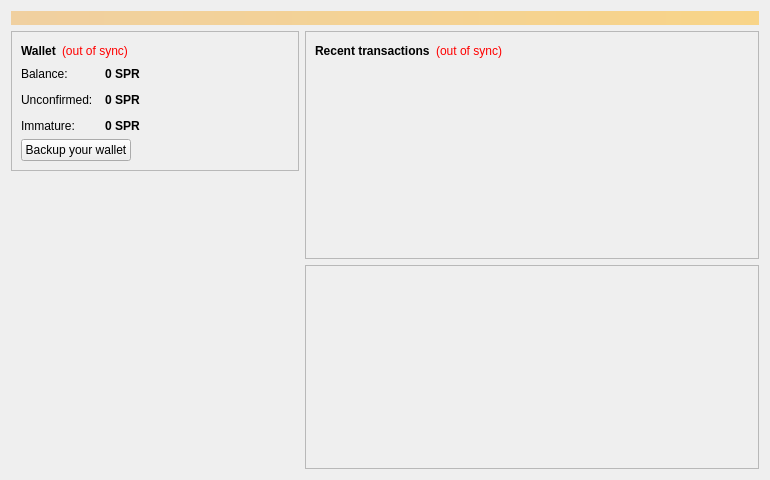
<?xml version="1.0" encoding="UTF-8"?>
<ui version="4.0">
 <class>OverviewPage</class>
 <widget class="QWidget" name="OverviewPage">
  <property name="geometry">
   <rect>
    <x>0</x>
    <y>0</y>
    <width>770</width>
    <height>480</height>
   </rect>
  </property>
  <property name="minimumSize">
   <size>
    <width>770</width>
    <height>480</height>
   </size>
  </property>
  <property name="windowTitle">
   <string>Form</string>
  </property>
  <layout class="QVBoxLayout" name="topLayout">
   <item>
    <widget class="QLabel" name="labelAlerts">
     <property name="visible">
      <bool>false</bool>
     </property>
     <property name="styleSheet">
      <string notr="true">background-color: qlineargradient(x1: 0, y1: 0, x2: 1, y2: 0, stop:0 #F0D0A0, stop:1 #F8D488); color:#000000;</string>
     </property>
     <property name="wordWrap">
      <bool>true</bool>
     </property>
     <property name="margin">
      <number>3</number>
     </property>
    </widget>
   </item>
   <item>
    <layout class="QHBoxLayout" name="horizontalLayout" stretch="1,1">
     <item>
      <layout class="QVBoxLayout" name="verticalLayout_2">
       <item>
        <widget class="QFrame" name="frame">
         <property name="frameShape">
          <enum>QFrame::StyledPanel</enum>
         </property>
         <property name="frameShadow">
          <enum>QFrame::Raised</enum>
         </property>
         <layout class="QVBoxLayout" name="verticalLayout_4">
          <item>
           <layout class="QHBoxLayout" name="horizontalLayout_4">
            <item>
             <widget class="QLabel" name="label_5">
              <property name="font">
               <font>
                <weight>75</weight>
                <bold>true</bold>
               </font>
              </property>
              <property name="text">
               <string>Wallet</string>
              </property>
             </widget>
            </item>
            <item>
             <widget class="QLabel" name="labelWalletStatus">
              <property name="toolTip">
               <string>The displayed information may be out of date. Your wallet automatically synchronizes with the RoyaltyCoin network after a connection is established, but this process has not completed yet.</string>
              </property>
              <property name="styleSheet">
               <string notr="true">QLabel { color: red; }</string>
              </property>
              <property name="text">
               <string notr="true">(out of sync)</string>
              </property>
              <property name="alignment">
               <set>Qt::AlignLeading|Qt::AlignLeft|Qt::AlignVCenter</set>
              </property>
             </widget>
            </item>
            <item>
             <spacer name="horizontalSpacer_2">
              <property name="orientation">
               <enum>Qt::Horizontal</enum>
              </property>
              <property name="sizeHint" stdset="0">
               <size>
                <width>40</width>
                <height>20</height>
               </size>
              </property>
             </spacer>
            </item>
           </layout>
          </item>
          <item>
           <layout class="QFormLayout" name="formLayout_2">
            <property name="fieldGrowthPolicy">
             <enum>QFormLayout::AllNonFixedFieldsGrow</enum>
            </property>
            <property name="horizontalSpacing">
             <number>12</number>
            </property>
            <property name="verticalSpacing">
             <number>12</number>
            </property>
            <item row="0" column="0">
             <widget class="QLabel" name="label">
              <property name="text">
               <string>Balance:</string>
              </property>
             </widget>
            </item>
            <item row="0" column="1">
             <widget class="QLabel" name="labelBalance">
              <property name="font">
               <font>
                <weight>75</weight>
                <bold>true</bold>
               </font>
              </property>
              <property name="cursor">
               <cursorShape>IBeamCursor</cursorShape>
              </property>
              <property name="toolTip">
               <string>Your current balance</string>
              </property>
              <property name="text">
               <string notr="true">0 SPR</string>
              </property>
              <property name="textInteractionFlags">
               <set>Qt::LinksAccessibleByMouse|Qt::TextSelectableByKeyboard|Qt::TextSelectableByMouse</set>
              </property>
             </widget>
            </item>
            <item row="1" column="0">
             <widget class="QLabel" name="label_3">
              <property name="text">
               <string>Unconfirmed:</string>
              </property>
             </widget>
            </item>
            <item row="1" column="1">
             <widget class="QLabel" name="labelUnconfirmed">
              <property name="font">
               <font>
                <weight>75</weight>
                <bold>true</bold>
               </font>
              </property>
              <property name="cursor">
               <cursorShape>IBeamCursor</cursorShape>
              </property>
              <property name="toolTip">
               <string>Total of transactions that have yet to be confirmed, and do not yet count toward the current balance</string>
              </property>
              <property name="text">
               <string notr="true">0 SPR</string>
              </property>
              <property name="textInteractionFlags">
               <set>Qt::LinksAccessibleByMouse|Qt::TextSelectableByKeyboard|Qt::TextSelectableByMouse</set>
              </property>
             </widget>
            </item>
            <item row="2" column="0">
             <widget class="QLabel" name="labelImmatureText">
              <property name="text">
               <string>Immature:</string>
              </property>
             </widget>
            </item>
            <item row="2" column="1">
             <widget class="QLabel" name="labelImmature">
              <property name="font">
               <font>
                <weight>75</weight>
                <bold>true</bold>
               </font>
              </property>
              <property name="toolTip">
               <string>Mined balance that has not yet matured</string>
              </property>
              <property name="text">
               <string notr="true">0 SPR</string>
              </property>
              <property name="textInteractionFlags">
               <set>Qt::LinksAccessibleByMouse|Qt::TextSelectableByKeyboard|Qt::TextSelectableByMouse</set>
              </property>
             </widget>
            </item>
           </layout>
          </item>
          <item>
           <layout class="QHBoxLayout" name="horizontalLayout_5">
            <item>
             <widget class="QPushButton" name="pushWalletBackup">
              <property name="text">
               <string>Backup your wallet</string>
              </property>
             </widget>
            </item>
            <item>
             <spacer name="horizontalSpacer_4">
              <property name="orientation">
               <enum>Qt::Horizontal</enum>
              </property>
              <property name="sizeHint" stdset="0">
               <size>
                <width>40</width>
                <height>20</height>
               </size>
              </property>
             </spacer>
            </item>
           </layout>
          </item>
         </layout>
        </widget>
       </item>
       <item>
        <spacer name="verticalSpacer_2">
         <property name="orientation">
          <enum>Qt::Vertical</enum>
         </property>
         <property name="sizeHint" stdset="0">
          <size>
           <width>20</width>
           <height>40</height>
          </size>
         </property>
        </spacer>
       </item>
       <item>
        <widget class="QLabel" name="label_wallet_bgcoin">
         <property name="sizePolicy">
          <sizepolicy hsizetype="Preferred" vsizetype="Preferred">
           <horstretch>0</horstretch>
           <verstretch>0</verstretch>
          </sizepolicy>
         </property>
         <property name="minimumSize">
          <size>
           <width>0</width>
           <height>256</height>
          </size>
         </property>
         <property name="text">
          <string/>
         </property>
         <property name="pixmap">
          <pixmap resource="../bitcoin.qrc">:/icons/bitcoin</pixmap>
         </property>
         <property name="scaledContents">
          <bool>false</bool>
         </property>
         <property name="alignment">
          <set>Qt::AlignCenter</set>
         </property>
         <property name="margin">
          <number>-2</number>
         </property>
        </widget>
       </item>
       <item>
        <spacer name="verticalSpacer">
         <property name="orientation">
          <enum>Qt::Vertical</enum>
         </property>
         <property name="sizeType">
          <enum>QSizePolicy::Expanding</enum>
         </property>
         <property name="sizeHint" stdset="0">
          <size>
           <width>20</width>
           <height>40</height>
          </size>
         </property>
        </spacer>
       </item>
       <item>
        <widget class="QLabel" name="label_6">
         <property name="text">
          <string/>
         </property>
        </widget>
       </item>
      </layout>
     </item>
     <item>
      <layout class="QVBoxLayout" name="verticalLayout_3">
       <item>
        <widget class="QFrame" name="frame_2">
         <property name="frameShape">
          <enum>QFrame::StyledPanel</enum>
         </property>
         <property name="frameShadow">
          <enum>QFrame::Raised</enum>
         </property>
         <layout class="QVBoxLayout" name="verticalLayout">
          <item>
           <layout class="QHBoxLayout" name="horizontalLayout_2">
            <item>
             <widget class="QLabel" name="label_4">
              <property name="text">
               <string>&lt;b&gt;Recent transactions&lt;/b&gt;</string>
              </property>
             </widget>
            </item>
            <item>
             <widget class="QLabel" name="labelTransactionsStatus">
              <property name="toolTip">
               <string>The displayed information may be out of date. Your wallet automatically synchronizes with the RoyaltyCoin network after a connection is established, but this process has not completed yet.</string>
              </property>
              <property name="styleSheet">
               <string notr="true">QLabel { color: red; }</string>
              </property>
              <property name="text">
               <string notr="true">(out of sync)</string>
              </property>
              <property name="alignment">
               <set>Qt::AlignRight|Qt::AlignTrailing|Qt::AlignVCenter</set>
              </property>
             </widget>
            </item>
            <item>
             <spacer name="horizontalSpacer">
              <property name="orientation">
               <enum>Qt::Horizontal</enum>
              </property>
              <property name="sizeHint" stdset="0">
               <size>
                <width>40</width>
                <height>20</height>
               </size>
              </property>
             </spacer>
            </item>
           </layout>
          </item>
          <item>
           <widget class="QListView" name="listTransactions">
            <property name="styleSheet">
             <string notr="true">QListView { background: transparent; }</string>
            </property>
            <property name="frameShape">
             <enum>QFrame::NoFrame</enum>
            </property>
            <property name="verticalScrollBarPolicy">
             <enum>Qt::ScrollBarAlwaysOff</enum>
            </property>
            <property name="horizontalScrollBarPolicy">
             <enum>Qt::ScrollBarAlwaysOff</enum>
            </property>
            <property name="selectionMode">
             <enum>QAbstractItemView::NoSelection</enum>
            </property>
           </widget>
          </item>
         </layout>
        </widget>
       </item>
       <item>
        <widget class="QFrame" name="diffplotframe">
         <property name="frameShape">
          <enum>QFrame::StyledPanel</enum>
         </property>
         <property name="frameShadow">
          <enum>QFrame::Raised</enum>
         </property>
         <layout class="QVBoxLayout" name="verticalLayout_31">
          <property name="leftMargin">
           <number>1</number>
          </property>
          <property name="topMargin">
           <number>1</number>
          </property>
          <property name="rightMargin">
           <number>1</number>
          </property>
          <property name="bottomMargin">
           <number>1</number>
          </property>
          <item>
           <layout class="QHBoxLayout" name="horizontalLayout_3">
            <item>
             <widget class="QCustomPlot" name="diffplot" native="true">
              <property name="minimumSize">
               <size>
                <width>450</width>
                <height>200</height>
               </size>
              </property>
             </widget>
            </item>
           </layout>
          </item>
         </layout>
        </widget>
       </item>
      </layout>
     </item>
    </layout>
   </item>
  </layout>
 </widget>
 <customwidgets>
  <customwidget>
   <class>QCustomPlot</class>
   <extends>QWidget</extends>
   <header>qt/qcustomplot.h</header>
   <container>1</container>
  </customwidget>
 </customwidgets>
 <resources>
  <include location="../bitcoin.qrc"/>
 </resources>
 <connections/>
</ui>
